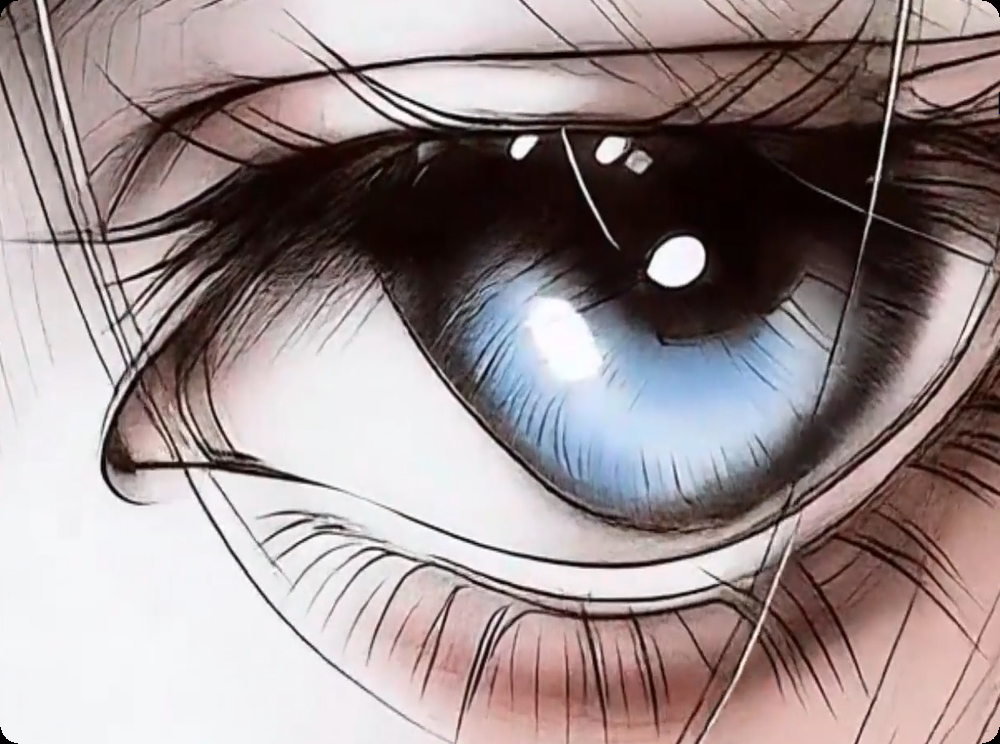
#> input picture 001.bmp, 1000 x 744 px, found by its file name
$ python '例5.6.py'
#> lines starting #> are read from the running program, lines starting #| are printed output that depends on the picture
import cv2

img = cv2.imread("001.bmp")
#> img is the input picture: shape (744, 1000, 3); mean B, G, R 142, 141.4, 154.7
if img is None:
    raise FileNotFoundError("没有找到图片：001.bmp")

height, width = img.shape[:2]
#> height = 744; width = 1000
M = cv2.getRotationMatrix2D((width / 2, height / 2), -45, 0.8)
#第二个值为正（45），逆时针旋转；顺时针则是负值
rotate = cv2.warpAffine(img, M, (width, height))
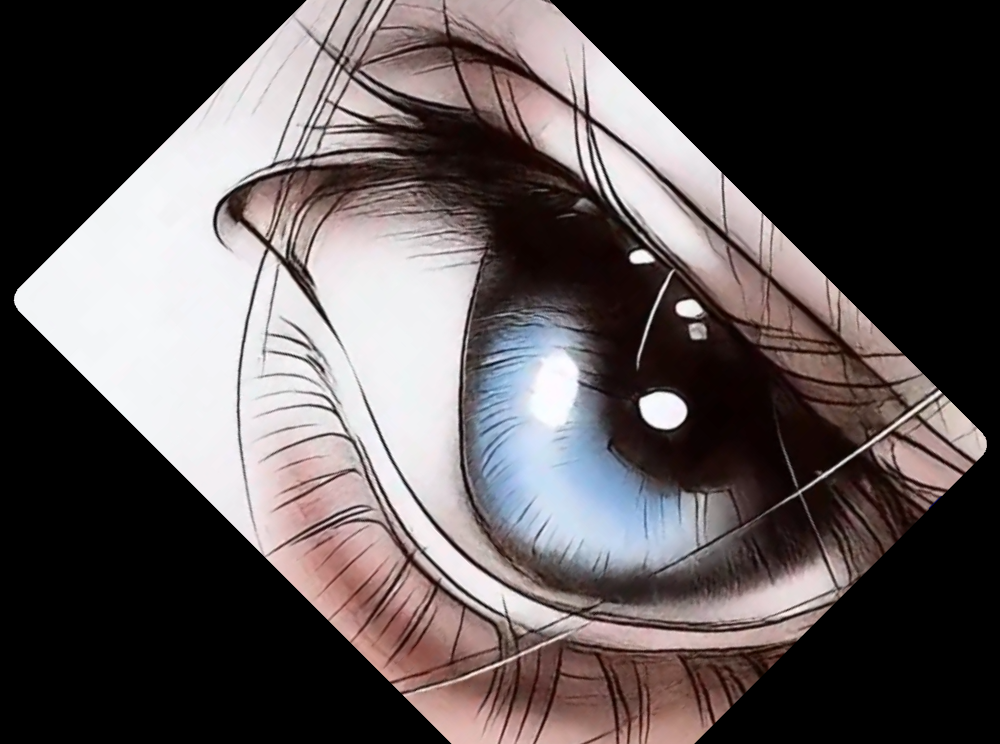
#> rotate: shape (744, 1000, 3); mean B, G, R 84.7, 84.2, 91.6

cv2.imshow("original", img)
cv2.imshow("rotation", rotate)
cv2.waitKey()
cv2.destroyAllWindows()

$ run again, with 002.png saved as 001.bmp
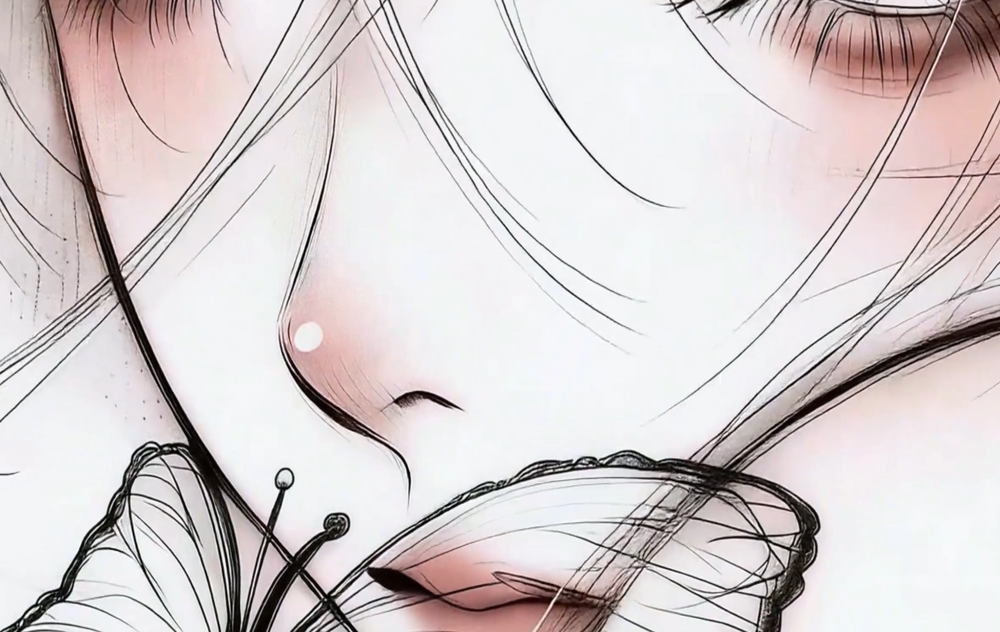
#> input picture 002.png, 1000 x 632 px, shrunk from 1918 x 1212 before the run, found by its file name
#> img is the input picture: shape (632, 1000, 3); mean B, G, R 208.3, 207.5, 215.3
#> `rotate = cv2.warpAffine(img, M, (width, height))`:
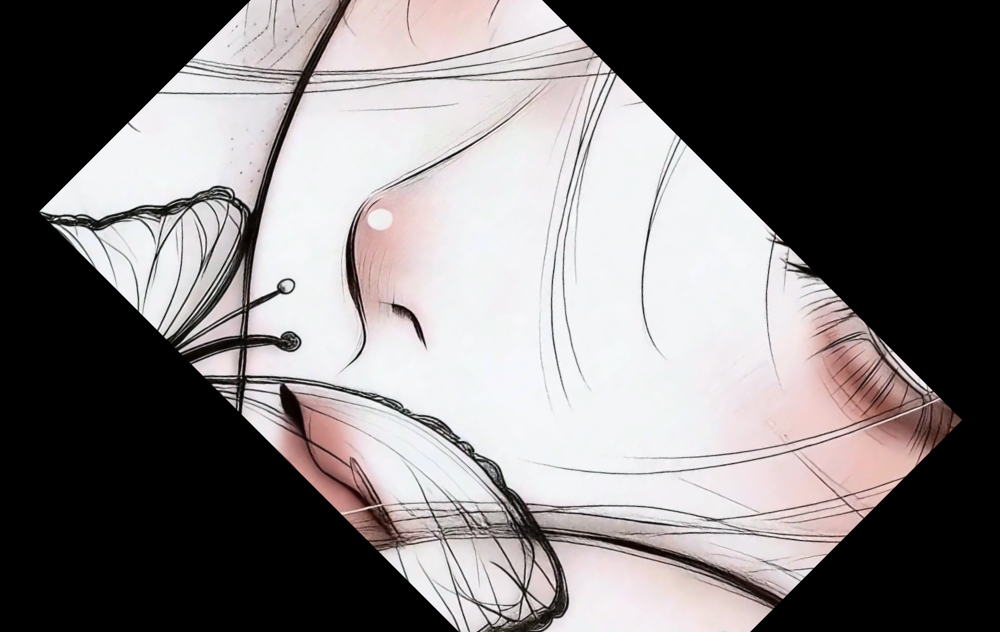
#> rotate: shape (632, 1000, 3); mean B, G, R 119.7, 119.2, 123.2

$ run again, with 003.png saved as 001.bmp
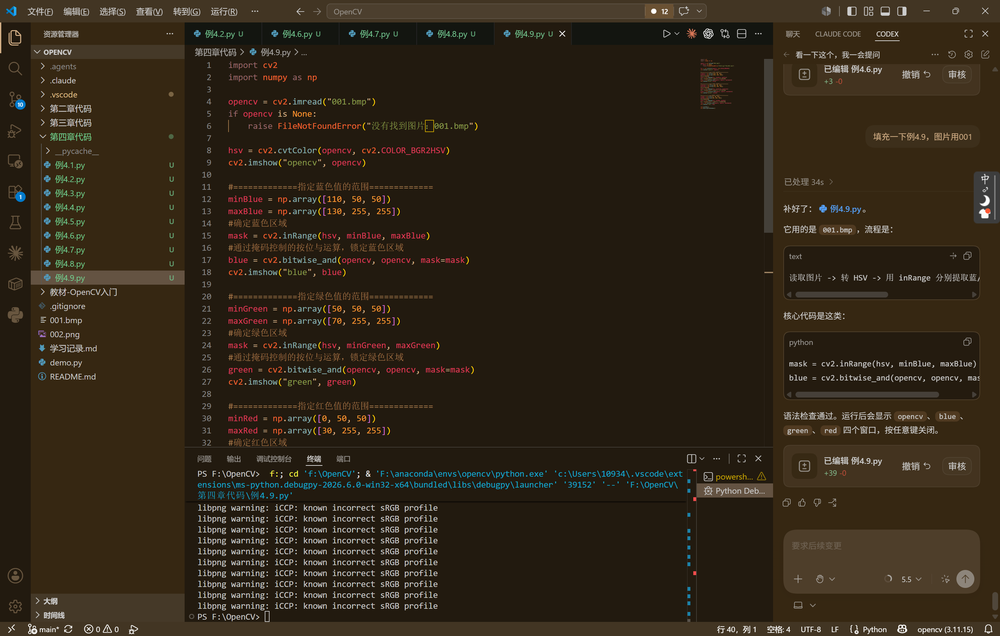
#> input picture 003.png, 1000 x 636 px, shrunk from 3120 x 1984 before the run, found by its file name
#> img is the input picture: shape (636, 1000, 3); mean B, G, R 24.2, 38.4, 48.7
#> `rotate = cv2.warpAffine(img, M, (width, height))`:
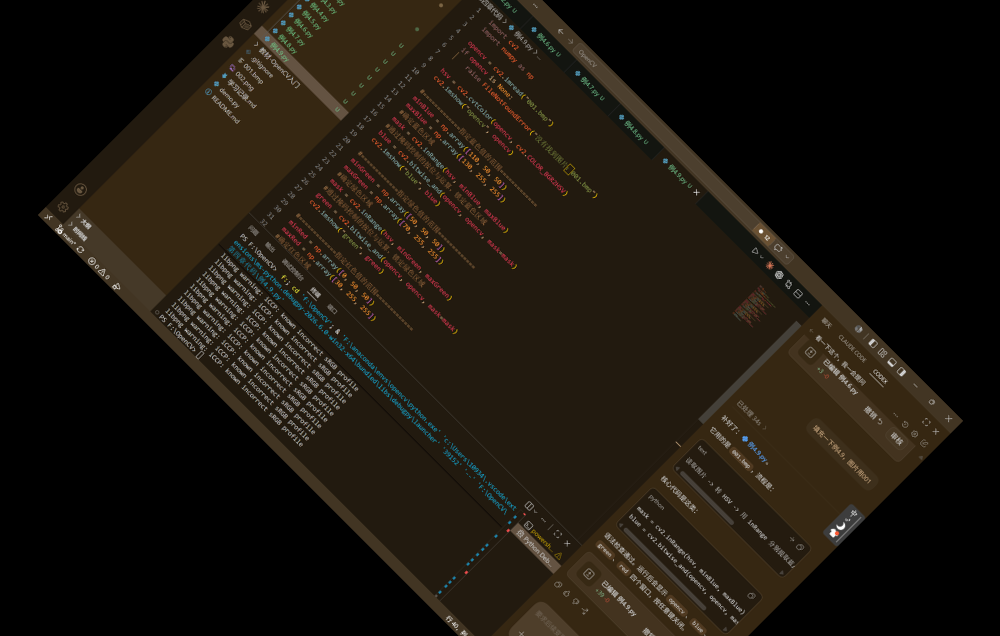
#> rotate: shape (636, 1000, 3); mean B, G, R 13.4, 21.2, 27
